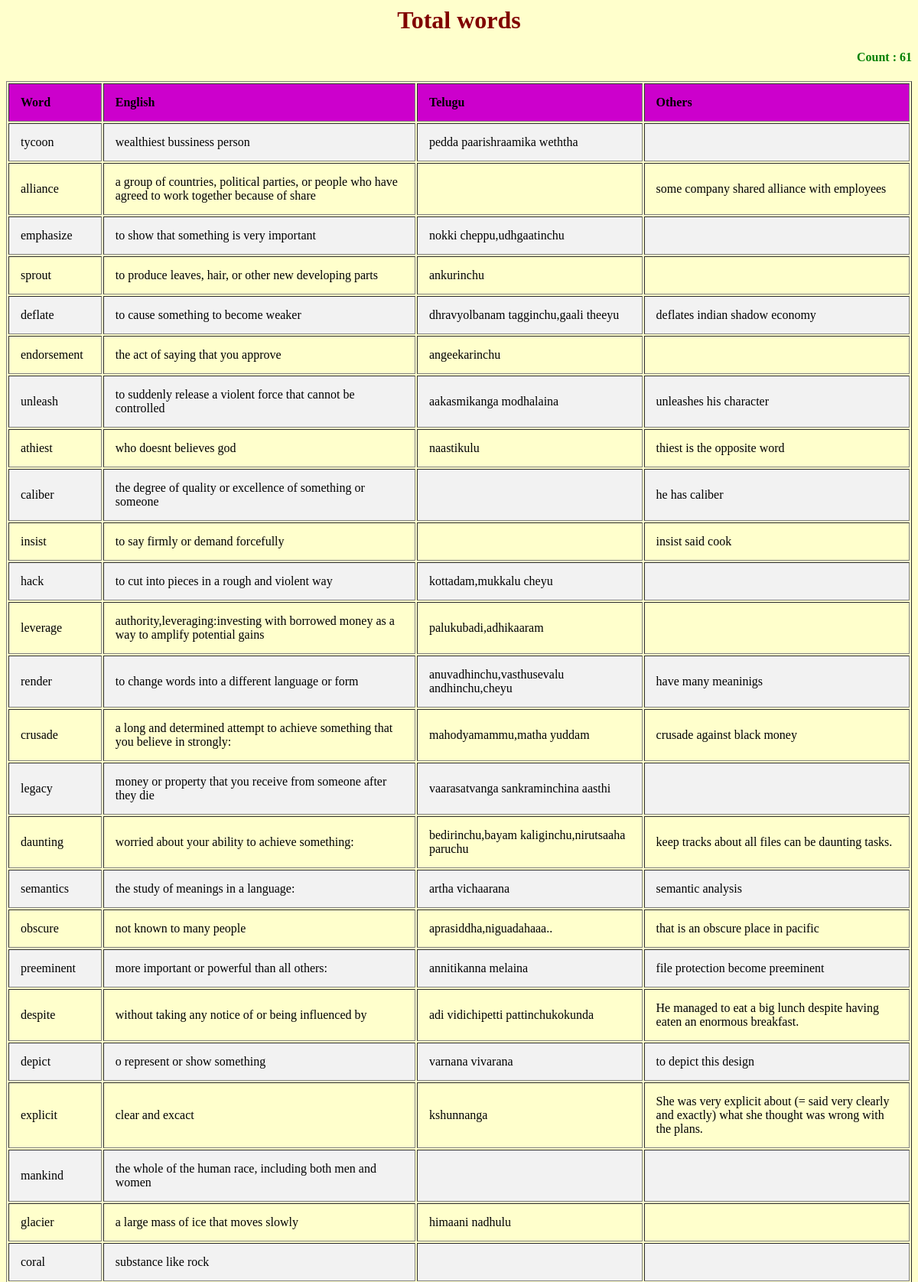
The page /1database/totaldic.php (upper part) on the database its author committed.
### tables this page shows
CREATE TABLE IF NOT EXISTS `studentEng` (
  `word` varchar(100) NOT NULL,
  `english` varchar(250) NOT NULL,
  `telugu` varchar(250) NOT NULL,
  `other` varchar(150) NOT NULL
);

### 1database/totaldic.php (the view, shortened to what this page needs)
<html>
<body style="background-color:FFFFCC">
<h1>Total words</h1>
<?php
     $user_name="root";
     $password="rgukt123";
     $database="Dictionary";
     $server="localhost";
     $db_handle = mysql_connect($server, $user_name, $password);
     $db_found=mysql_select_db($database,$db_handle);
     if($db_found)
         {
     		$sql="select * from studentEng";
     		$res=mysql_query($sql);
     		$num=mysql_num_rows($res);
     		echo "<h4>Count : ".$num."</h4>";
     		if(mysql_num_rows($res)>0)
     		{
     			echo "<table border='1'>";
     			echo "<tr><th>Word</th><th>English</th><th>Telugu</th><th>Others</th>";
     			while($f=mysql_fetch_assoc($res))
     			{
				echo "<tr><td>".$f['word']."</td><td>".$f['english']."</td><td>".$f['telugu']."</td><td>".$f['other']."</td></tr>";
     			}
     			echo "</table>";
     		}
     		else
     		{
     			die("No dictionary");
     		}
     	}
     	else
		echo "DB not found";
?>
</body>
</html>

### 1database/totaldic.php (style rules this page uses)
h1 { color:#800000; text-align:center; }
th, td { padding: 15px; text-align: left; }
th { background-color:CC00CC; }
tr:nth-child(even) { background-color: #f2f2f2 }
h4 { color:green; text-align:right; }

### rows shown on the page
studenteng: word "tycoon", english "wealthiest bussiness person", telugu "pedda paarishraamika weththa"
studenteng: word "alliance", english "a group of countries, political parties, or people who have agreed to work together because of share", other "some company shared alliance with employees"
studenteng: word "emphasize", english "to show that something is very important", telugu "nokki cheppu,udhgaatinchu"
studenteng: word "sprout", english "to produce leaves, hair, or other new developing parts", telugu "ankurinchu"
studenteng: word "deflate", english "to cause something to become weaker", telugu "dhravyolbanam tagginchu,gaali theeyu", other "deflates indian shadow economy"
studenteng: word "endorsement", english "the act of saying that you approve", telugu "angeekarinchu"
studenteng: word "unleash", english "to suddenly release a violent force that cannot be controlled", telugu "aakasmikanga modhalaina", other "unleashes his character"
studenteng: word "athiest", english "who doesnt believes god", telugu "naastikulu", other "thiest is the opposite word"
studenteng: word "caliber", english "the degree of quality or excellence of something or someone", other "he has caliber"
studenteng: word "insist", english "to say firmly or demand forcefully", other "insist said cook"
studenteng: word "hack", english "to cut into pieces in a rough and violent way", telugu "kottadam,mukkalu cheyu"
studenteng: word "leverage", english "authority,leveraging:investing with borrowed money as a way to amplify potential gains", telugu "palukubadi,adhikaaram"
studenteng: word "render", english "to change words into a different language or form", telugu "anuvadhinchu,vasthusevalu andhinchu,cheyu", other "have many meaninigs"
studenteng: word "crusade", english "a long and determined attempt to achieve something that you believe in strongly:", telugu "mahodyamammu,matha yuddam", other "crusade against black money"
studenteng: word "legacy", english "money or property that you receive from someone after they die", telugu "vaarasatvanga sankraminchina aasthi"
studenteng: word "daunting", english "worried about your ability to achieve something:", telugu "bedirinchu,bayam kaliginchu,nirutsaaha paruchu", other "keep tracks about all files can be daunting tasks."
studenteng: word "semantics", english "the study of meanings in a language:", telugu "artha vichaarana", other "semantic analysis"
studenteng: word "obscure", english "not known to many people", telugu "aprasiddha,niguadahaaa..", other "that is an obscure place in pacific"
studenteng: word "preeminent", english "more important or powerful than all others:", telugu "annitikanna melaina", other "file protection become preeminent"
studenteng: word "despite", english "without taking any notice of or being influenced by", telugu "adi vidichipetti pattinchukokunda", other "He managed to eat a big lunch despite having eaten an enormous breakfast."
studenteng: word "depict", english "o represent or show something", telugu "varnana vivarana", other "to depict this design"
studenteng: word "explicit", english "clear and excact", telugu "kshunnanga", other "She was very explicit about (= said very clearly and exactly) what she thought was wrong with the plans."
studenteng: word "mankind", english "the whole of the human race, including both men and women"
studenteng: word "glacier", english "a large mass of ice that moves slowly", telugu "himaani nadhulu"
studenteng: word "coral", english "substance like rock"

### other values the page prints
$num "61"
